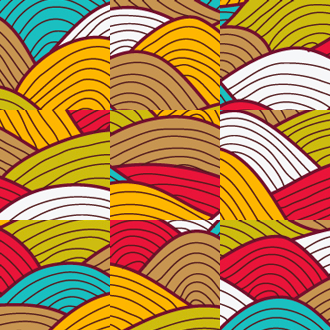
#> input picture puzzle-scramble.png, 330 x 330 px
$ python 'Code Challenge 1.py'
#> lines starting #> are read from the running program, lines starting #| are printed output that depends on the picture
#this function breaks up a square image into equal parts and stores them in an array
def image_breakup(number_of_rows,block_length,image_file_name):
    from PIL import Image
    #testing for square image
    img = Image.open(img_file)
    width, height = img.size
    if width != height:
        print("Not square image")
        image_array = "Not square image"
    else:
        #if the image is square partition the image into number of rows sqrd regions
        image_array = []
        box = (0,0,block_length_int,block_length_int)
        for j in range(0,number_of_rows):
            for i in range(0,number_of_rows):
                img = Image.open(image_file_name)
                box =(0+i*block_length
                      ,0+j*block_length
                      ,block_length_int+i*block_length
                      ,block_length_int+j*block_length
                      )
                img = img.crop(box)
                image_array.append(img)
    return image_array;
#this function returns TRUE if two images are equal
def equal(image1,image2):
    from PIL import ImageChops
    return ImageChops.difference(image1, image2).getbbox() is None;
from PIL import Image
from PIL import ImageChops

# Open the image with Pillow.
img_file = 'puzzle-scramble.png'
img = Image.open(img_file)
#> img is the input picture: PIL image 330x330 RGB; mean R, G, B 183.3, 134.3, 76

# Assign width and height values.
width, height = img.size
#> width = 330; height = 330

# Expected result: (330, 330)
print(width, height)
#| 330 330

#set up of 3X3 Grid
block_length = width / 3
#> block_length = 110
block_length_int = int(block_length)
#> block_length_int = 110
block_rows = 3

#Breaking images into 9 parts
scrambled_image_array = image_breakup(block_rows,block_length_int,img_file)
#> in image_breakup, `img = img.crop(box)`:
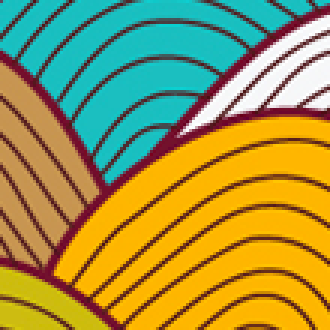
#> img: PIL image 110x110 RGB (shown 3 times larger); mean R, G, B 158.4, 151.8, 75.7
img_file = 'puzzle-unscrambled.png'
unscrambled_image_array = image_breakup(block_rows,block_length_int,img_file)
#> call 2 of image_breakup, with number_of_rows = 3, block_length = 110, image_file_name = 'puzzle-unscrambled.png'
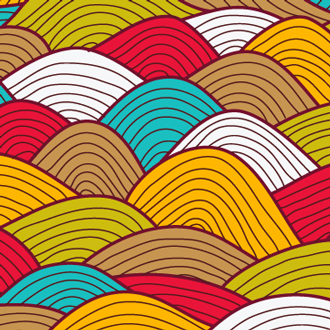
#> input picture puzzle-unscrambled.png, 330 x 330 px
#> in image_breakup, img is the input picture: PIL image 330x330 RGB; mean R, G, B 183.3, 134.3, 76
#> in image_breakup (call 2), `img = img.crop(box)`:
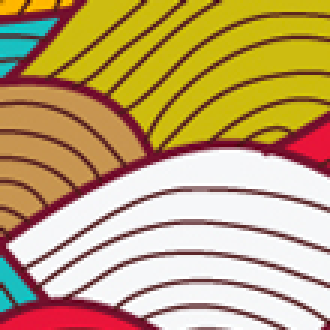
#> img: PIL image 110x110 RGB (shown 3 times larger); mean R, G, B 193.2, 165.2, 115.2
#reordering scrabled_image to equal unscrambled_image
solution=[]
for i in range(0,len(unscrambled_image_array)):
    while not equal(scrambled_image_array[0], unscrambled_image_array[i]):
        scrambled_image_array = scrambled_image_array[1:] + scrambled_image_array[:1]
    solution.append(scrambled_image_array[0]);
#Putting unscrabled image onto scrambled image
solution_img = Image.new(img.mode,(width,height))
#> solution_img: PIL image 330x330 RGB; every value is 0
for j in range(0,block_rows):
    for i in range(0,block_rows):
        box =(0+i*block_length_int
              ,0+j*block_length_int
              ,block_length_int+i*block_length_int
              ,block_length_int+j*block_length_int
              )
        solution_img.paste(solution[i+(j*3)],box)


file_name = "Solution" +".png"
solution_img.save(file_name, 'PNG')
